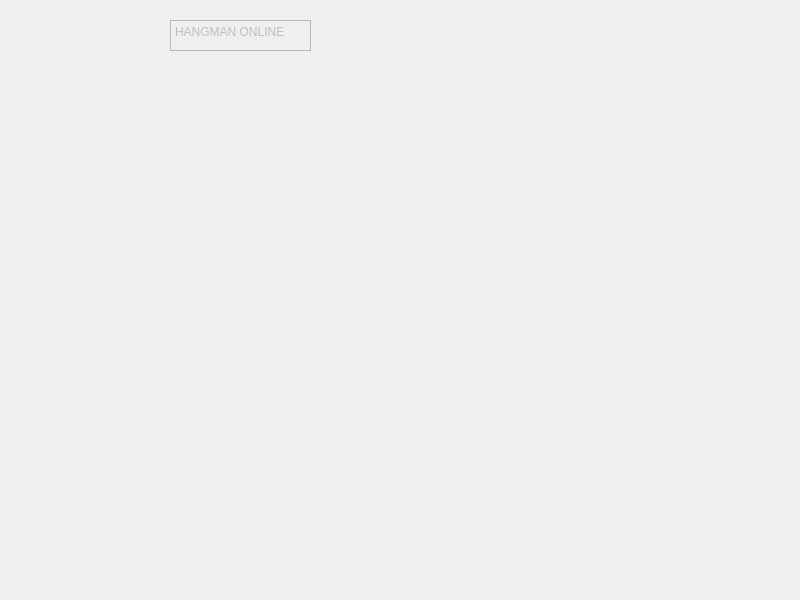
<?xml version="1.0" encoding="UTF-8"?>
<ui version="4.0">
 <class>Client</class>
 <widget class="QWidget" name="Client">
  <property name="geometry">
   <rect>
    <x>0</x>
    <y>0</y>
    <width>800</width>
    <height>600</height>
   </rect>
  </property>
  <property name="windowTitle">
   <string>Client</string>
  </property>
  <widget class="QTextEdit" name="textEdit">
   <property name="enabled">
    <bool>false</bool>
   </property>
   <property name="geometry">
    <rect>
     <x>170</x>
     <y>20</y>
     <width>141</width>
     <height>31</height>
    </rect>
   </property>
   <property name="html">
    <string>&lt;!DOCTYPE HTML PUBLIC &quot;-//W3C//DTD HTML 4.0//EN&quot; &quot;http://www.w3.org/TR/REC-html40/strict.dtd&quot;&gt;
&lt;html&gt;&lt;head&gt;&lt;meta name=&quot;qrichtext&quot; content=&quot;1&quot; /&gt;&lt;meta charset=&quot;utf-8&quot; /&gt;&lt;style type=&quot;text/css&quot;&gt;
p, li { white-space: pre-wrap; }
hr { height: 1px; border-width: 0; }
li.unchecked::marker { content: &quot;\2610&quot;; }
li.checked::marker { content: &quot;\2612&quot;; }
&lt;/style&gt;&lt;/head&gt;&lt;body style=&quot; font-family:'Sans Serif'; font-size:9pt; font-weight:400; font-style:normal;&quot;&gt;
&lt;p style=&quot; margin-top:0px; margin-bottom:0px; margin-left:0px; margin-right:0px; -qt-block-indent:0; text-indent:0px;&quot;&gt;HANGMAN ONLINE&lt;/p&gt;&lt;/body&gt;&lt;/html&gt;</string>
   </property>
  </widget>
 </widget>
 <resources/>
 <connections/>
</ui>
